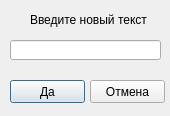
<?xml version="1.0" encoding="UTF-8"?>
<ui version="4.0">
 <class>Dialog</class>
 <widget class="QDialog" name="Dialog">
  <property name="geometry">
   <rect>
    <x>0</x>
    <y>0</y>
    <width>170</width>
    <height>116</height>
   </rect>
  </property>
  <property name="windowTitle">
   <string>Редактирование текста</string>
  </property>
  <widget class="QLabel" name="label">
   <property name="geometry">
    <rect>
     <x>30</x>
     <y>10</y>
     <width>161</width>
     <height>20</height>
    </rect>
   </property>
   <property name="text">
    <string>Введите новый текст</string>
   </property>
  </widget>
  <widget class="QLineEdit" name="lineEdit">
   <property name="geometry">
    <rect>
     <x>10</x>
     <y>40</y>
     <width>151</width>
     <height>20</height>
    </rect>
   </property>
  </widget>
  <widget class="QPushButton" name="pushButton">
   <property name="geometry">
    <rect>
     <x>10</x>
     <y>80</y>
     <width>75</width>
     <height>23</height>
    </rect>
   </property>
   <property name="text">
    <string>Да</string>
   </property>
  </widget>
  <widget class="QPushButton" name="pushButton_2">
   <property name="geometry">
    <rect>
     <x>90</x>
     <y>80</y>
     <width>75</width>
     <height>23</height>
    </rect>
   </property>
   <property name="text">
    <string>Отмена</string>
   </property>
  </widget>
 </widget>
 <resources/>
 <connections/>
</ui>
